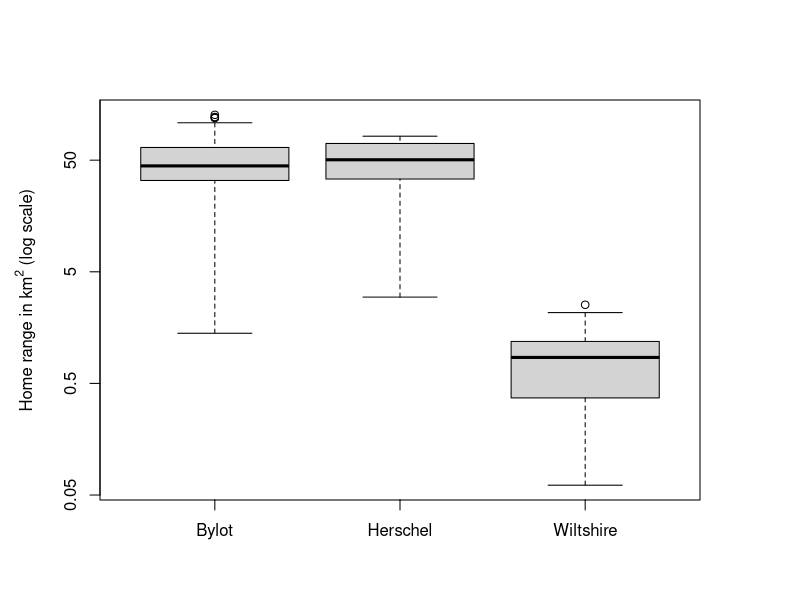

Here is the R script that generated this plot:
## ---- chunk 1
#| label: red-fox-data-read-monthly-results
#| include: false
library("readr")
library("dplyr")
results_bylot <- read_delim("data/output_bylot.csv", delim = ";")
# Remove outlier from a month with little data due to collection timeframes
results_bylot <- results_bylot |> 
  filter(areas > 1000)
results_herschel <- read_delim("data/output_herschel.csv", delim = ";")
results_wiltshire <- read_delim("data/output_wiltshire.csv", delim = ";")
## ---- chunk 2
#| label: red-fox-data-functions
#| include: false
remove_stats_outliers <- function(areas) {
  stats <- boxplot.stats(areas)
  outliers <- stats$out
  return(areas[!areas %in% outliers])
}
convert_m2_to_km2 <- function(area) {
  return(area * 0.000001)
}
## ---- chunk 3
#| label: fig-home-ranges-boxplot
#| fig-cap: "Box plot comparing monthly home ranges (outliers removed)"
#| echo: false
#| warning: false
par(mar = c(5, 5, 5, 5)) # To prevent superscripted text being cut.
boxplot(
  remove_stats_outliers(convert_m2_to_km2(results_bylot$areas)), 
  remove_stats_outliers(convert_m2_to_km2(results_herschel$areas)), 
  remove_stats_outliers(convert_m2_to_km2(results_wiltshire$areas)), 
  axes = FALSE,
  xlab = "", 
  log = "y",
  ylab = expression(paste("Home range in ", km^2, " (log scale)")))
axis(1, at = 1, labels = "Bylot")
axis(1, at = 2, labels = "Herschel")
axis(1, at = 3, labels = "Wiltshire")
axis(2, at = c(0.05, 0.5, 5, 50, 500), labels = c("0.05", "0.5", "5", "50", "500"))
box()
